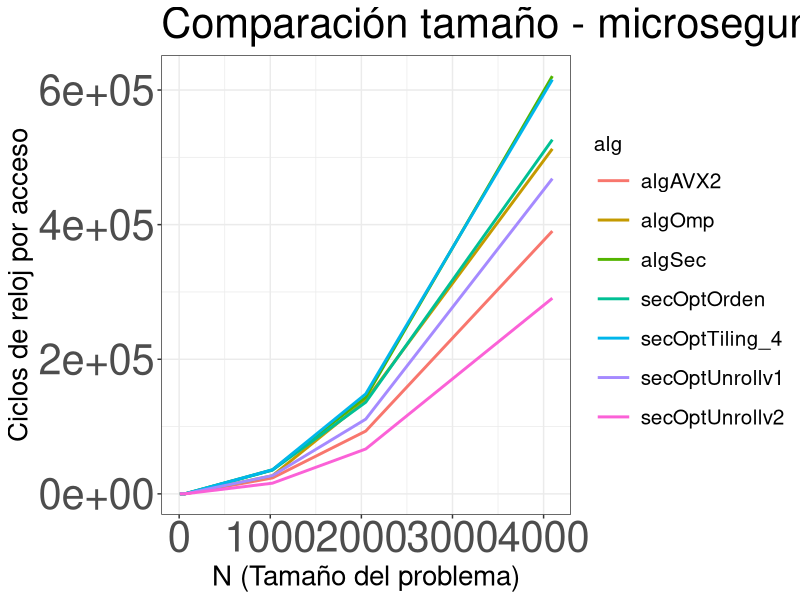
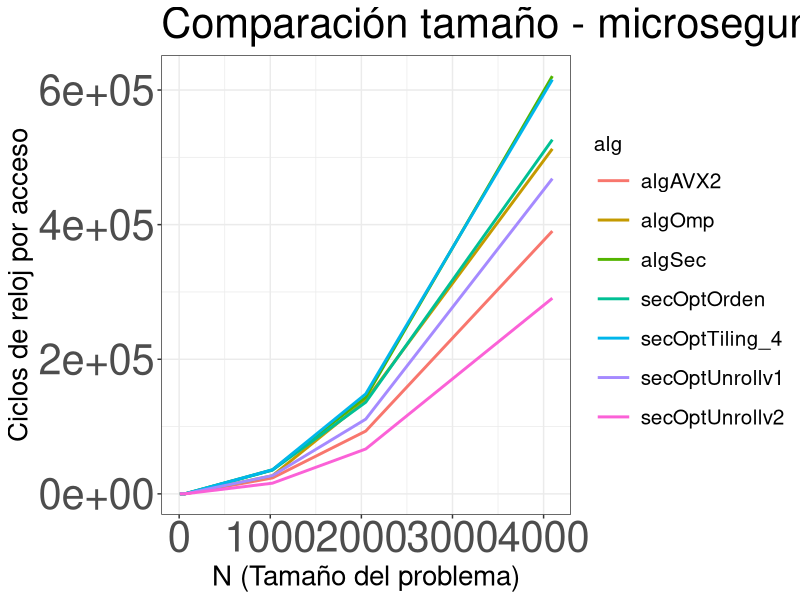

These charts were generated, in order, by the following R code:
library(ggplot2)
setwd(dirname(rstudioapi::getActiveDocumentContext()$path)) # wd = carpeta contenedora del script (solo funciona en RSTUDIO)

# Preparar datos
datos = read.table("salida.txt", header = TRUE, sep = ",")
# Mediana de todas las observaciones
datos <- aggregate( t_us ~ N + alg, data = datos, median)

# Grafica de tamaño-ciclos totales para cada algoritmo
plot = ggplot(data = datos, mapping = aes(x = N, y = t_us)) +
  geom_line(aes(color = alg, group = alg), lwd = 1) +
  labs(title = "Comparación tamaño - microsegundos",
       x = "N (Tamaño del problema)",
       y = "Ciclos de reloj por acceso") +
  theme_bw() +
  theme(legend.title = element_text(size = 15),
        legend.text = element_text(size=15),
        legend.key.size = unit(1, 'cm'),
        axis.title.x = element_text(size = 20),
        axis.title.y = element_text(size = 20),
        axis.text.x = element_text(size = 30),
        axis.text.y = element_text(size = 30),
        title = element_text(size = 25))

ggsave("grafica.png", plot, width = 15, height = 10)

# Mostrar gráficas
plot
